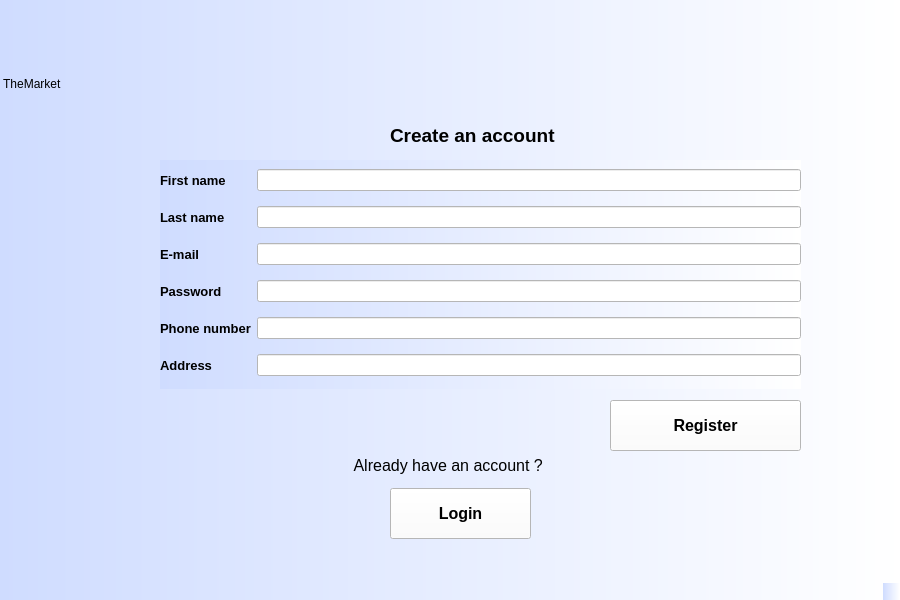
<?xml version="1.0" encoding="UTF-8"?>
<ui version="4.0">
 <class>MainWindow</class>
 <widget class="QMainWindow" name="MainWindow">
  <property name="geometry">
   <rect>
    <x>0</x>
    <y>0</y>
    <width>900</width>
    <height>600</height>
   </rect>
  </property>
  <property name="windowTitle">
   <string>MainWindow</string>
  </property>
  <property name="styleSheet">
   <string notr="true">background-color: qlineargradient(spread:pad, x1:0, y1:0, x2:1, y2:0, stop:0 rgba(207, 220, 255, 255), stop:1 rgba(255, 255, 255, 255));</string>
  </property>
  <widget class="QWidget" name="centralwidget">
   <widget class="QLabel" name="label_2">
    <property name="geometry">
     <rect>
      <x>390</x>
      <y>120</y>
      <width>201</width>
      <height>31</height>
     </rect>
    </property>
    <property name="font">
     <font>
      <pointsize>14</pointsize>
      <bold>true</bold>
      <underline>false</underline>
     </font>
    </property>
    <property name="styleSheet">
     <string notr="true">background-color: qradialgradient(spread:pad, cx:0.5, cy:0.5, radius:2, fx:0.500038, fy:0.511, stop:0.370192 rgba(255, 255, 255, 0), stop:0.4 rgba(255, 162, 162, 80), stop:0.425 rgba(255, 132, 132, 156), stop:0.427885 rgba(255, 188, 188, 80), stop:0.44 rgba(252, 128, 128, 80), stop:1 rgba(255, 255, 255, 0));</string>
    </property>
    <property name="text">
     <string>Create an account</string>
    </property>
   </widget>
   <widget class="QLabel" name="label_9">
    <property name="geometry">
     <rect>
      <x>350</x>
      <y>450</y>
      <width>271</width>
      <height>31</height>
     </rect>
    </property>
    <property name="font">
     <font>
      <pointsize>12</pointsize>
     </font>
    </property>
    <property name="styleSheet">
     <string notr="true">background-color: qradialgradient(spread:pad, cx:0.5, cy:0.5, radius:2, fx:0.500038, fy:0.511, stop:0.370192 rgba(255, 255, 255, 0), stop:0.4 rgba(255, 162, 162, 80), stop:0.425 rgba(255, 132, 132, 156), stop:0.427885 rgba(255, 188, 188, 80), stop:0.44 rgba(252, 128, 128, 80), stop:1 rgba(255, 255, 255, 0));</string>
    </property>
    <property name="text">
     <string> Already have an account ?</string>
    </property>
   </widget>
   <widget class="QPushButton" name="loginButton">
    <property name="geometry">
     <rect>
      <x>390</x>
      <y>488</y>
      <width>141</width>
      <height>51</height>
     </rect>
    </property>
    <property name="font">
     <font>
      <pointsize>12</pointsize>
      <bold>true</bold>
     </font>
    </property>
    <property name="styleSheet">
     <string notr="true">background-color: rgb(255, 255, 255);</string>
    </property>
    <property name="text">
     <string>Login</string>
    </property>
   </widget>
   <widget class="QLabel" name="label">
    <property name="geometry">
     <rect>
      <x>0</x>
      <y>9</y>
      <width>250</width>
      <height>150</height>
     </rect>
    </property>
    <property name="styleSheet">
     <string notr="true">font: 26pt &quot;Forte&quot;;

background-color: qradialgradient(spread:pad, cx:0.5, cy:0.5, radius:2, fx:0.500038, fy:0.511, stop:0.370192 rgba(255, 255, 255, 0), stop:0.4 rgba(255, 162, 162, 80), stop:0.425 rgba(255, 132, 132, 156), stop:0.427885 rgba(255, 188, 188, 80), stop:0.44 rgba(252, 128, 128, 80), stop:1 rgba(255, 255, 255, 0));</string>
    </property>
    <property name="text">
     <string> TheMarket</string>
    </property>
   </widget>
   <widget class="QWidget" name="gridLayoutWidget">
    <property name="geometry">
     <rect>
      <x>160</x>
      <y>160</y>
      <width>641</width>
      <height>229</height>
     </rect>
    </property>
    <layout class="QGridLayout" name="gridLayout">
     <item row="3" column="1">
      <widget class="QLineEdit" name="password">
       <property name="styleSheet">
        <string notr="true">background-color: rgb(255, 255, 255);</string>
       </property>
       <property name="echoMode">
        <enum>QLineEdit::Password</enum>
       </property>
      </widget>
     </item>
     <item row="5" column="0">
      <widget class="QLabel" name="label_8">
       <property name="font">
        <font>
         <pointsize>10</pointsize>
         <bold>true</bold>
        </font>
       </property>
       <property name="styleSheet">
        <string notr="true">background-color: qradialgradient(spread:pad, cx:0.5, cy:0.5, radius:2, fx:0.500038, fy:0.511, stop:0.370192 rgba(255, 255, 255, 0), stop:0.4 rgba(255, 162, 162, 80), stop:0.425 rgba(255, 132, 132, 156), stop:0.427885 rgba(255, 188, 188, 80), stop:0.44 rgba(252, 128, 128, 80), stop:1 rgba(255, 255, 255, 0));</string>
       </property>
       <property name="text">
        <string>Address</string>
       </property>
      </widget>
     </item>
     <item row="4" column="1">
      <widget class="QLineEdit" name="number">
       <property name="styleSheet">
        <string notr="true">background-color: rgb(255, 255, 255);</string>
       </property>
      </widget>
     </item>
     <item row="2" column="1">
      <widget class="QLineEdit" name="email">
       <property name="styleSheet">
        <string notr="true">background-color: rgb(255, 255, 255);</string>
       </property>
      </widget>
     </item>
     <item row="5" column="1">
      <widget class="QLineEdit" name="address">
       <property name="styleSheet">
        <string notr="true">background-color: rgb(255, 255, 255);</string>
       </property>
      </widget>
     </item>
     <item row="1" column="0">
      <widget class="QLabel" name="label_5">
       <property name="font">
        <font>
         <pointsize>10</pointsize>
         <bold>true</bold>
        </font>
       </property>
       <property name="styleSheet">
        <string notr="true">background-color: qradialgradient(spread:pad, cx:0.5, cy:0.5, radius:2, fx:0.500038, fy:0.511, stop:0.370192 rgba(255, 255, 255, 0), stop:0.4 rgba(255, 162, 162, 80), stop:0.425 rgba(255, 132, 132, 156), stop:0.427885 rgba(255, 188, 188, 80), stop:0.44 rgba(252, 128, 128, 80), stop:1 rgba(255, 255, 255, 0));</string>
       </property>
       <property name="text">
        <string>Last name</string>
       </property>
      </widget>
     </item>
     <item row="4" column="0">
      <widget class="QLabel" name="label_7">
       <property name="font">
        <font>
         <pointsize>10</pointsize>
         <bold>true</bold>
        </font>
       </property>
       <property name="styleSheet">
        <string notr="true">background-color: qradialgradient(spread:pad, cx:0.5, cy:0.5, radius:2, fx:0.500038, fy:0.511, stop:0.370192 rgba(255, 255, 255, 0), stop:0.4 rgba(255, 162, 162, 80), stop:0.425 rgba(255, 132, 132, 156), stop:0.427885 rgba(255, 188, 188, 80), stop:0.44 rgba(252, 128, 128, 80), stop:1 rgba(255, 255, 255, 0));</string>
       </property>
       <property name="text">
        <string>Phone number</string>
       </property>
      </widget>
     </item>
     <item row="3" column="0">
      <widget class="QLabel" name="label_6">
       <property name="font">
        <font>
         <pointsize>10</pointsize>
         <bold>true</bold>
        </font>
       </property>
       <property name="styleSheet">
        <string notr="true">background-color: qradialgradient(spread:pad, cx:0.5, cy:0.5, radius:2, fx:0.500038, fy:0.511, stop:0.370192 rgba(255, 255, 255, 0), stop:0.4 rgba(255, 162, 162, 80), stop:0.425 rgba(255, 132, 132, 156), stop:0.427885 rgba(255, 188, 188, 80), stop:0.44 rgba(252, 128, 128, 80), stop:1 rgba(255, 255, 255, 0));</string>
       </property>
       <property name="text">
        <string>Password</string>
       </property>
      </widget>
     </item>
     <item row="0" column="1">
      <widget class="QLineEdit" name="fname">
       <property name="styleSheet">
        <string notr="true">background-color: rgb(255, 255, 255);</string>
       </property>
      </widget>
     </item>
     <item row="0" column="0">
      <widget class="QLabel" name="label_4">
       <property name="font">
        <font>
         <pointsize>10</pointsize>
         <bold>true</bold>
        </font>
       </property>
       <property name="styleSheet">
        <string notr="true">background-color: qradialgradient(spread:pad, cx:0.5, cy:0.5, radius:2, fx:0.500038, fy:0.511, stop:0.370192 rgba(255, 255, 255, 0), stop:0.4 rgba(255, 162, 162, 80), stop:0.425 rgba(255, 132, 132, 156), stop:0.427885 rgba(255, 188, 188, 80), stop:0.44 rgba(252, 128, 128, 80), stop:1 rgba(255, 255, 255, 0));</string>
       </property>
       <property name="text">
        <string>First name</string>
       </property>
      </widget>
     </item>
     <item row="2" column="0">
      <widget class="QLabel" name="label_3">
       <property name="font">
        <font>
         <pointsize>10</pointsize>
         <bold>true</bold>
        </font>
       </property>
       <property name="styleSheet">
        <string notr="true">background-color: qradialgradient(spread:pad, cx:0.5, cy:0.5, radius:2, fx:0.500038, fy:0.511, stop:0.370192 rgba(255, 255, 255, 0), stop:0.4 rgba(255, 162, 162, 80), stop:0.425 rgba(255, 132, 132, 156), stop:0.427885 rgba(255, 188, 188, 80), stop:0.44 rgba(252, 128, 128, 80), stop:1 rgba(255, 255, 255, 0));</string>
       </property>
       <property name="text">
        <string>E-mail</string>
       </property>
      </widget>
     </item>
     <item row="1" column="1">
      <widget class="QLineEdit" name="lname">
       <property name="styleSheet">
        <string notr="true">background-color: rgb(255, 255, 255);</string>
       </property>
      </widget>
     </item>
    </layout>
   </widget>
   <widget class="QPushButton" name="registerButton">
    <property name="geometry">
     <rect>
      <x>610</x>
      <y>400</y>
      <width>191</width>
      <height>51</height>
     </rect>
    </property>
    <property name="font">
     <font>
      <pointsize>12</pointsize>
      <bold>true</bold>
     </font>
    </property>
    <property name="styleSheet">
     <string notr="true">background-color: rgb(255, 255, 255);</string>
    </property>
    <property name="text">
     <string>Register</string>
    </property>
   </widget>
  </widget>
  <widget class="QMenuBar" name="menubar">
   <property name="geometry">
    <rect>
     <x>0</x>
     <y>0</y>
     <width>900</width>
     <height>22</height>
    </rect>
   </property>
  </widget>
  <widget class="QStatusBar" name="statusbar"/>
 </widget>
 <resources/>
 <connections/>
</ui>
